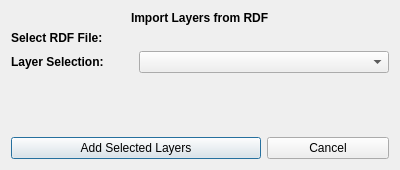
<?xml version="1.0" encoding="UTF-8"?>
<ui version="4.0">
 <class>Dialog</class>
 <widget class="QDialog" name="Dialog">
  <property name="geometry">
   <rect>
    <x>0</x>
    <y>0</y>
    <width>400</width>
    <height>170</height>
   </rect>
  </property>
  <property name="windowTitle">
   <string>Dialog</string>
  </property>
  <property name="windowIcon">
   <iconset>
    <normaloff>:/icons/resources/icons/featurecollectionToRDF.png</normaloff>:/icons/resources/icons/featurecollectionToRDF.png</iconset>
  </property>
  <layout class="QGridLayout" name="gridLayout">
   <item row="5" column="0" colspan="2">
    <widget class="QPushButton" name="addSelectedLayersButton">
     <property name="text">
      <string>Add Selected Layers</string>
     </property>
    </widget>
   </item>
   <item row="5" column="2">
    <widget class="QPushButton" name="cancelButton">
     <property name="text">
      <string>Cancel</string>
     </property>
    </widget>
   </item>
   <item row="2" column="1" colspan="2">
    <widget class="QgsCheckableComboBox" name="layerSelectBox">
     <property name="editable">
      <bool>false</bool>
     </property>
    </widget>
   </item>
   <item row="2" column="0">
    <widget class="QLabel" name="label">
     <property name="font">
      <font>
       <weight>75</weight>
       <bold>true</bold>
      </font>
     </property>
     <property name="text">
      <string>Layer Selection:</string>
     </property>
    </widget>
   </item>
   <item row="0" column="0" colspan="3" alignment="Qt::AlignHCenter">
    <widget class="QLabel" name="convertLayerLabel">
     <property name="font">
      <font>
       <weight>75</weight>
       <bold>true</bold>
      </font>
     </property>
     <property name="text">
      <string>Import Layers from RDF</string>
     </property>
    </widget>
   </item>
   <item row="1" column="0">
    <widget class="QLabel" name="chooseLayerLabel_2">
     <property name="font">
      <font>
       <weight>75</weight>
       <bold>true</bold>
      </font>
     </property>
     <property name="toolTip">
      <string>Select the target conversion vocabulary</string>
     </property>
     <property name="text">
      <string>Select RDF File:</string>
     </property>
    </widget>
   </item>
   <item row="3" column="0">
    <spacer name="verticalSpacer">
     <property name="orientation">
      <enum>Qt::Vertical</enum>
     </property>
     <property name="sizeHint" stdset="0">
      <size>
       <width>20</width>
       <height>40</height>
      </size>
     </property>
    </spacer>
   </item>
   <item row="1" column="1" colspan="2">
    <widget class="QgsFileWidget" name="inputRDFFileWidget"/>
   </item>
  </layout>
 </widget>
 <customwidgets>
  <customwidget>
   <class>QgsCheckableComboBox</class>
   <extends>QComboBox</extends>
   <header>qgscheckablecombobox.h</header>
  </customwidget>
  <customwidget>
   <class>QgsFileWidget</class>
   <extends>QWidget</extends>
   <header>qgsfilewidget.h</header>
  </customwidget>
 </customwidgets>
 <resources/>
 <connections>
  <connection>
   <sender>cancelButton</sender>
   <signal>clicked()</signal>
   <receiver>Dialog</receiver>
   <slot>close()</slot>
   <hints>
    <hint type="sourcelabel">
     <x>329</x>
     <y>149</y>
    </hint>
    <hint type="destinationlabel">
     <x>199</x>
     <y>84</y>
    </hint>
   </hints>
  </connection>
 </connections>
</ui>
